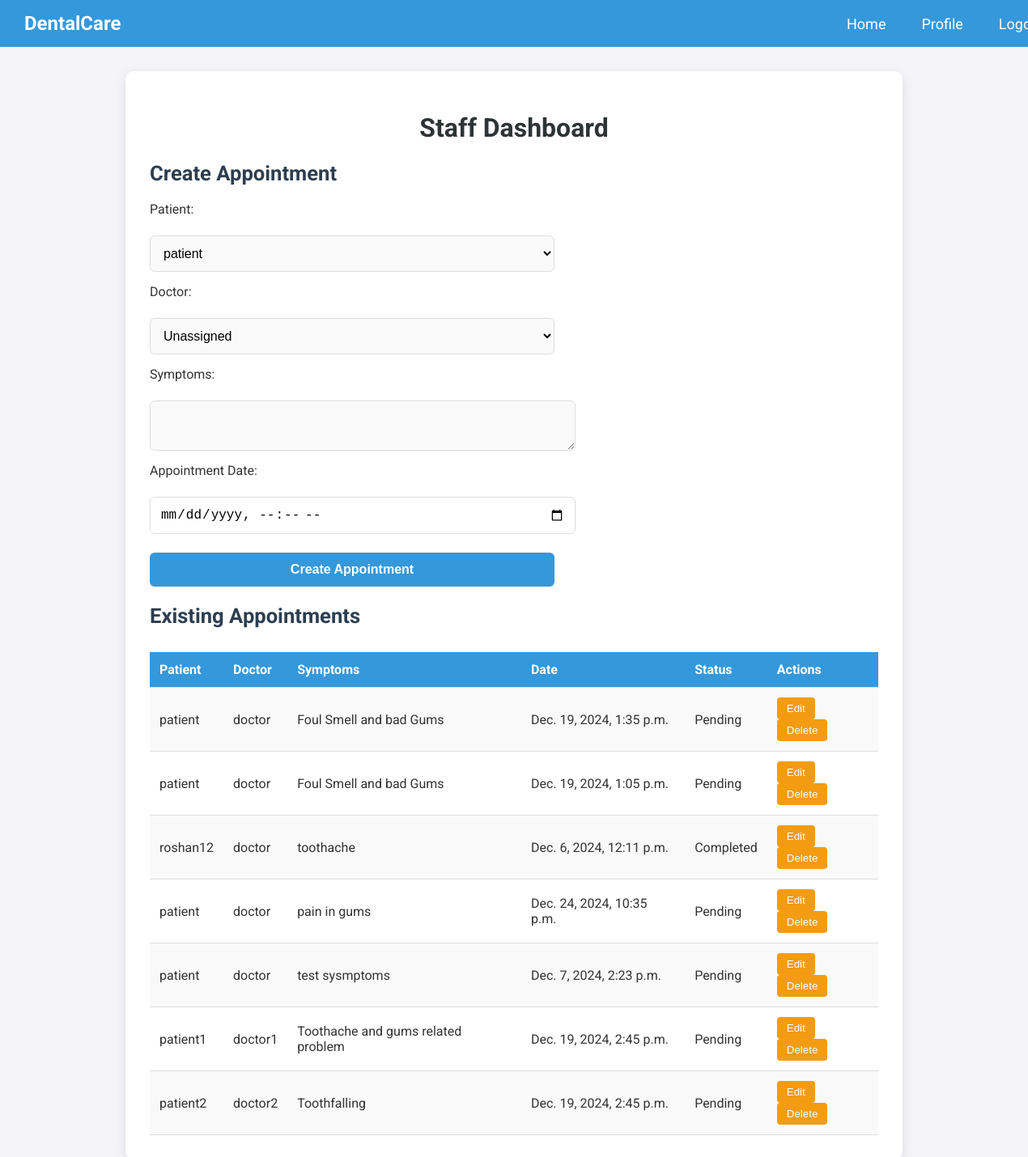
Screenshot of /appointment/patient_appointment/ (signed in) with the database file from the repository.
### appointment/models.py (models this page shows, shortened)
class Appointment(models.Model):
    class Status(models.TextChoices):
        PENDING = "Pending", "Pending"
        RESCHEDULED = "Rescheduled", "Rescheduled"
        COMPLETED = "Completed", "Completed"
    patient = models.ForeignKey(
        settings.AUTH_USER_MODEL,
        on_delete=models.CASCADE,
        limit_choices_to={'role': MyUser.Role.PATIENT},
        related_name="appointments"
    )
    doctor = models.ForeignKey(
        settings.AUTH_USER_MODEL,
        on_delete=models.SET_NULL,
        limit_choices_to={'role': MyUser.Role.DOCTOR},
        related_name="assigned_appointments",
        null=True,
        blank=True
    )
    created_by = models.ForeignKey(
        settings.AUTH_USER_MODEL,
        on_delete=models.CASCADE,
        limit_choices_to={'role': MyUser.Role.ADMIN},
        related_name="created_appointments"
    )
    symptoms = models.TextField()
    date = models.DateTimeField()
    status = models.CharField(
        max_length=20,
        choices=Status.choices,
        default=Status.PENDING
    )
    created_at = models.DateTimeField(auto_now_add=True)
    updated_at = models.DateTimeField(auto_now=True)

### userauth/models.py (models this page shows, shortened)
class MyUser(AbstractBaseUser, PermissionsMixin):
    class Role(models.TextChoices):
        ADMIN = "ADMIN", "Admin"
        DOCTOR = "DOCTOR", "Doctor"
        PATIENT = "PATIENT", "Patient"
    profilepicture= models.ImageField(upload_to='profile_pictures/', blank=True, null=True)
    role=models.CharField(max_length=40, choices=Role.choices, default=Role.PATIENT)
    username= models.CharField(max_length=40, unique=True)
    email= models.EmailField(max_length=225, unique=True,db_index=True )
    is_verified = models.BooleanField(default=False)
    is_active = models.BooleanField(default=True)
    is_staff = models.BooleanField(default=False)
    created_at = models.TimeField(auto_now_add=True) #auto_now_add gives starting time
    updated_at = models.TimeField(auto_now=True)  #auto now gives updated time
    USERNAME_FIELD = 'email'
    REQUIRED_FIELDS = ['username']
    objects= UserManager()

### appointment/views.py (the view, shortened to what this page needs)
# urls.py: urlpatterns=[path('patient_appointment/', PatientAppointmentView.as_view(), name='patientappointment')]
class PatientAppointmentView(View):
    template_name = 'appointment/appointment.html'
    def get(self, request):
        if request.user.role != MyUser.Role.ADMIN:
            return redirect('staffdashboardhome')
        appointments = Appointment.objects.filter(created_by=request.user)
        patients = MyUser.objects.filter(role=MyUser.Role.PATIENT)
        doctors = MyUser.objects.filter(role=MyUser.Role.DOCTOR)
        return render(request, self.template_name, {
            'appointments': appointments,
            'patients': patients,
            'doctors': doctors
        })

### appointment/Templates/appointment/appointment.html (shortened to what this page needs)
{% block content %}
<!DOCTYPE html>
<html lang="en">
<head>
</head>
<body>
    <div class="navbar">
        <div class="logo">DentalCare</div>
        <div>
            <a href="#">Home</a>
            <a href="#">Profile</a>
            <a href="{% url 'logout' %}">Logout</a>
        </div>
    </div>
    <div class="container">
        <h1>Staff Dashboard</h1>
        <h2>Create Appointment</h2>
        <form method="POST">
            <label for="patient">Patient:</label>
            <select name="patient" id="patient">
                {% for patient in patients %}
                    <option value="{{ patient.id }}">{{ patient.username }}</option>
                {% endfor %}
            </select>
            <label for="doctor">Doctor:</label>
            <select name="doctor" id="doctor">
                <option value="">Unassigned</option>
            </select>
            <label for="symptoms">Symptoms:</label>
            <textarea name="symptoms" id="symptoms" required></textarea>
            <label for="date">Appointment Date:</label>
            <input type="datetime-local" name="date" id="date" required>
            <button type="submit">Create Appointment</button>
        </form>
        <h2>Existing Appointments</h2>
        <table>
            <tr>
                <th>Patient</th>
                <th>Doctor</th>
                <th>Symptoms</th>
                <th>Date</th>
                <th>Status</th>
                <th>Actions</th>
            </tr>
            {% for appointment in appointments %}
                <tr>
                    <td>{{ appointment.patient.username }}</td>
                    <td>
                        {% if appointment.doctor %}
                            {{ appointment.doctor.username }}
                        {% else %}
                            Unassigned
                        {% endif %}
                    </td>
                    <td>{{ appointment.symptoms }}</td>
                    <td>{{ appointment.date }}</td>
                    <td>{{ appointment.status }}</td>
                    <td>
                        <button>Edit</button>
                        <button>Delete</button>
                    </td>
                </tr>
            {% endfor %}
        </table>
    </div>
</body>
</html>
{% endblock %}

### appointment/Templates/appointment/appointment.html (style rules this page uses)
body { font-family: 'Roboto', sans-serif; margin: 0; padding: 0; background: #f4f4f9; color: #333; }
.navbar { background-color: #3498db; width: 100%; padding: 15px 30px; display: flex; justify-content: space-between; align-items: center; color: white; font-size: 16px; }
.navbar a { color: white; text-decoration: none; padding: 10px; font-size: 18px; margin-left: 20px; transition: color 0.3s ease; }
.navbar .logo { font-size: 24px; font-weight: bold; }
.container { max-width: 900px; margin: 30px auto; padding: 30px; background: #fff; border-radius: 10px; box-shadow: 0 4px 15px rgba(0, 0, 0, 0.1); }
h1 { font-size: 2rem; color: #2d3436; text-align: center; }
h2 { color: #2c3e50; margin-bottom: 20px; font-size: 1.6rem; }
form { display: flex; flex-direction: column; gap: 15px; align-items: flex-start; }
form select, form textarea, form input[type="datetime-local"], form button { width: 100%; max-width: 500px; padding: 12px; margin-top: 8px; border-radius: 6px; border: 1px solid #ddd; font-size: 16px; }
form select, form textarea { background: #fafafa; }
form button { background-color: #3498db; color: white; border: none; cursor: pointer; font-weight: bold; }
table { width: 100%; border-collapse: collapse; margin-top: 30px; }
table th, table td { padding: 12px; text-align: left; border-bottom: 1px solid #ddd; }
table th { background-color: #3498db; color: white; }
table tr:nth-child(even) { background-color: #f9f9f9; }
table td button { background-color: #f39c12; color: white; border: none; padding: 6px 12px; cursor: pointer; border-radius: 4px; }

### rows the page displays
Appointment: patient.username "patient", doctor.username "doctor", symptoms "Foul Smell and bad Gums", date "Dec. 19, 2024, 1:35 p.m.", status "Pending"
Appointment: patient.username "patient", doctor.username "doctor", symptoms "Foul Smell and bad Gums", date "Dec. 19, 2024, 1:05 p.m.", status "Pending"
Appointment: patient.username "roshan12", doctor.username "doctor", symptoms "toothache", date "Dec. 6, 2024, 12:11 p.m.", status "Completed"
Appointment: patient.username "patient", doctor.username "doctor", symptoms "pain in gums", date "Dec. 24, 2024, 10:35 p.m.", status "Pending"
Appointment: patient.username "patient", doctor.username "doctor", symptoms "test sysmptoms", date "Dec. 7, 2024, 2:23 p.m.", status "Pending"
Appointment: patient.username "patient1", doctor.username "doctor1", symptoms "Toothache and gums related problem", date "Dec. 19, 2024, 2:45 p.m.", status "Pending"
Appointment: patient.username "patient2", doctor.username "doctor2", symptoms "Toothfalling", date "Dec. 19, 2024, 2:45 p.m.", status "Pending"

### other values shown
form field patient "patient"
